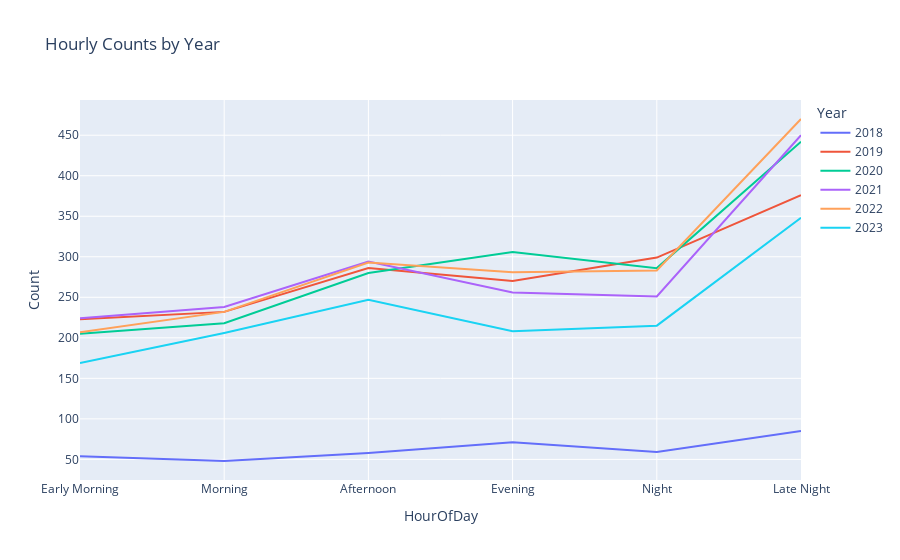

Source (notebook cell):
### Code cell
count_data = df.groupby(['HourOfDay', 'Year']).size().reset_index(name='Count')
days = ['Early Morning', 'Morning', 'Afternoon', 'Evening', 'Late Night']
count_data['HourOfDay'] = pd.Categorical(count_data['HourOfDay'], categories=days, ordered=True)
count_data.sort_values(by='HourOfDay',inplace=True)
count_data = df.groupby(['HourOfDay', 'Year']).size().reset_index(name='Count')
fig=px.line(count_data, x='HourOfDay', y='Count', color='Year', title='Hourly Counts by Year')
fig.show()
fig.write_html("Hourly_Counts_by_Year.html")

### Figure 1 — Plotly figure (JSON) as saved in the notebook; plotly's stock layout.template omitted (floating-point values rounded to 4 significant figures)
{"data": [{"hovertemplate": "Year=2018<br>HourOfDay=%{x}<br>Count=%{y}<extra></extra>", "legendgroup": "2018", "line": {"color": "#636efa", "dash": "solid"}, "marker": {"symbol": "circle"}, "mode": "lines", "name": "2018", "orientation": "v", "showlegend": true, "type": "scatter", "x": ["Early Morning", "Morning", "Afternoon", "Evening", "Night", "Late Night"], "xaxis": "x", "y": [54, 48, 58, 71, 59, 85], "yaxis": "y"}, {"hovertemplate": "Year=2019<br>HourOfDay=%{x}<br>Count=%{y}<extra></extra>", "legendgroup": "2019", "line": {"color": "#EF553B", "dash": "solid"}, "marker": {"symbol": "circle"}, "mode": "lines", "name": "2019", "orientation": "v", "showlegend": true, "type": "scatter", "x": ["Early Morning", "Morning", "Afternoon", "Evening", "Night", "Late Night"], "xaxis": "x", "y": [223, 232, 286, 270, 299, 376], "yaxis": "y"}, {"hovertemplate": "Year=2020<br>HourOfDay=%{x}<br>Count=%{y}<extra></extra>", "legendgroup": "2020", "line": {"color": "#00cc96", "dash": "solid"}, "marker": {"symbol": "circle"}, "mode": "lines", "name": "2020", "orientation": "v", "showlegend": true, "type": "scatter", "x": ["Early Morning", "Morning", "Afternoon", "Evening", "Night", "Late Night"], "xaxis": "x", "y": [205, 218, 280, 306, 286, 442], "yaxis": "y"}, {"hovertemplate": "Year=2021<br>HourOfDay=%{x}<br>Count=%{y}<extra></extra>", "legendgroup": "2021", "line": {"color": "#ab63fa", "dash": "solid"}, "marker": {"symbol": "circle"}, "mode": "lines", "name": "2021", "orientation": "v", "showlegend": true, "type": "scatter", "x": ["Early Morning", "Morning", "Afternoon", "Evening", "Night", "Late Night"], "xaxis": "x", "y": [224, 238, 294, 256, 251, 450], "yaxis": "y"}, {"hovertemplate": "Year=2022<br>HourOfDay=%{x}<br>Count=%{y}<extra></extra>", "legendgroup": "2022", "line": {"color": "#FFA15A", "dash": "solid"}, "marker": {"symbol": "circle"}, "mode": "lines", "name": "2022", "orientation": "v", "showlegend": true, "type": "scatter", "x": ["Early Morning", "Morning", "Afternoon", "Evening", "Night", "Late Night"], "xaxis": "x", "y": [207, 232, 293, 281, 283, 470], "yaxis": "y"}, {"hovertemplate": "Year=2023<br>HourOfDay=%{x}<br>Count=%{y}<extra></extra>", "legendgroup": "2023", "line": {"color": "#19d3f3", "dash": "solid"}, "marker": {"symbol": "circle"}, "mode": "lines", "name": "2023", "orientation": "v", "showlegend": true, "type": "scatter", "x": ["Early Morning", "Morning", "Afternoon", "Evening", "Night", "Late Night"], "xaxis": "x", "y": [169, 206, 247, 208, 215, 348], "yaxis": "y"}], "layout": {"autosize": true, "legend": {"title": {"text": "Year"}, "tracegroupgap": 0}, "title": {"text": "Hourly Counts by Year"}, "xaxis": {"anchor": "y", "autorange": true, "domain": [0, 1], "range": [0, 5], "title": {"text": "HourOfDay"}, "type": "category"}, "yaxis": {"anchor": "x", "autorange": true, "domain": [0, 1], "range": [24.56, 493.4], "title": {"text": "Count"}, "type": "linear"}}}
